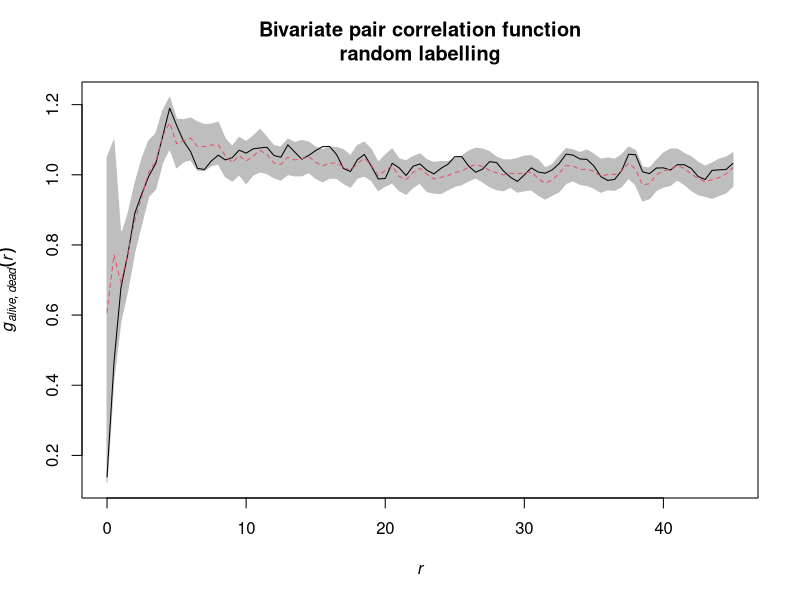
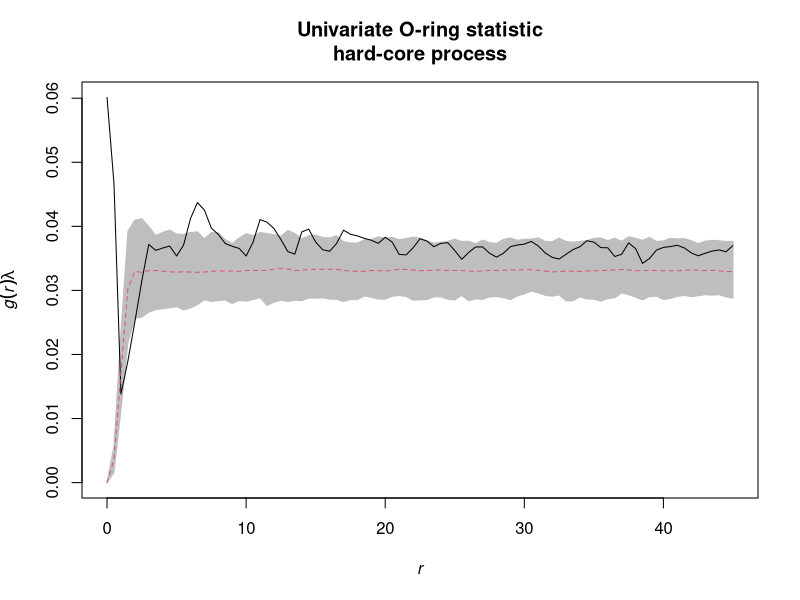
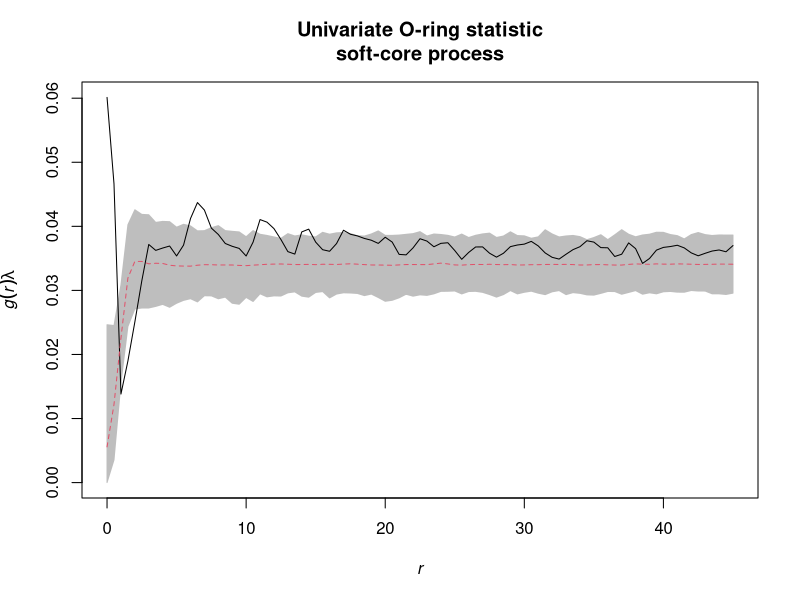
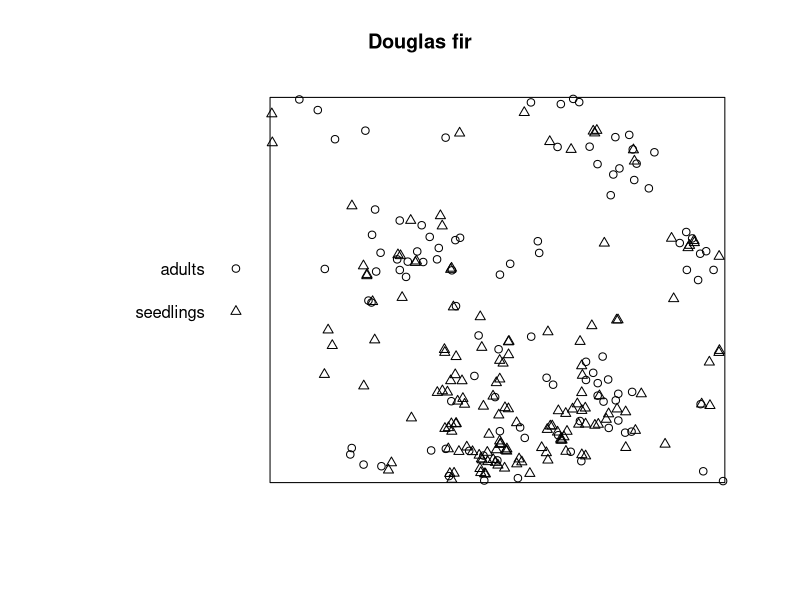
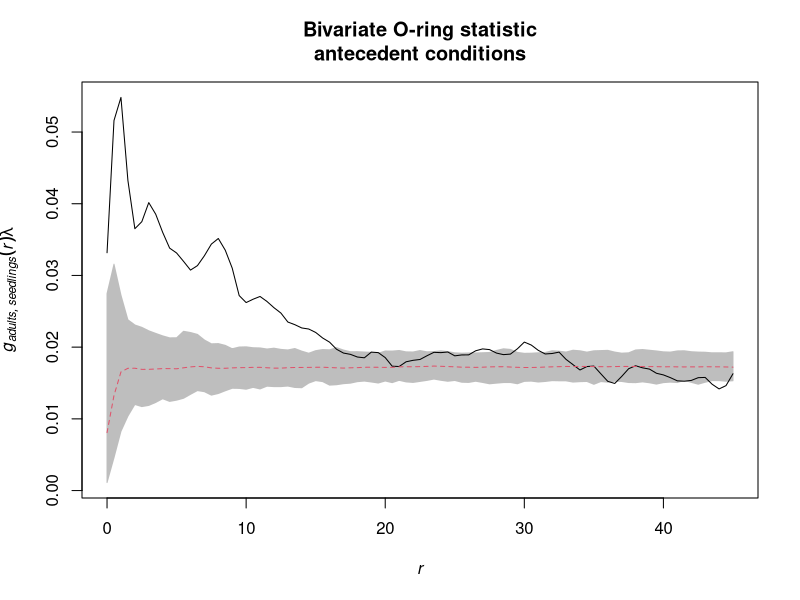
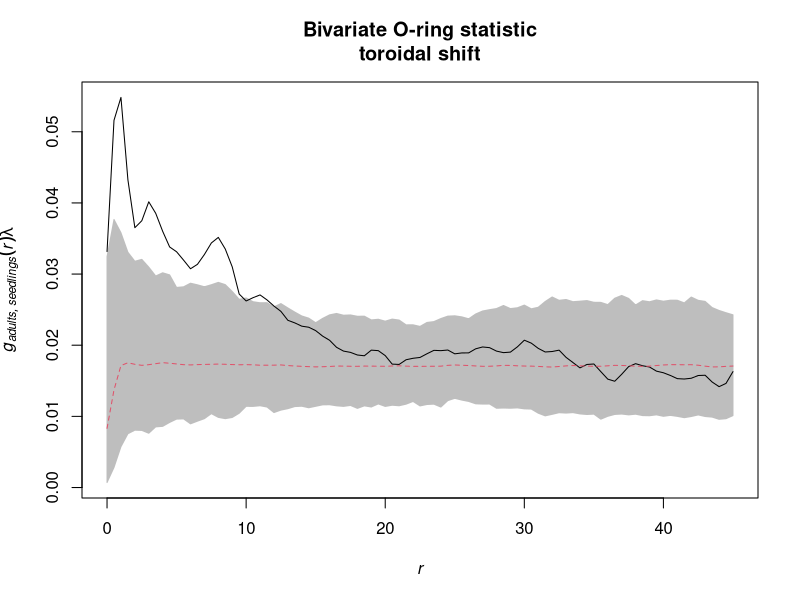

Generate these figures, in order, with R:
## ---- chunk 1
  library(spatstat)
  library(tidyverse)
## ---- chunk 2
  douglas_fir <- read_delim(file = "DouglasFir_LiveDead_OGN.txt", delim = ";")
  
  douglas_fir <- mutate(douglas_fir,
                        mark = case_when(mark == 1 ~ "alive",
                                         mark == 2 ~ "dead"),
                        mark = as.factor(mark))
  
  plot_area <- ripras(x = douglas_fir$x, y = douglas_fir$y, shape = "rectangle")
  
  douglas_fir_ppp <- as.ppp(X = douglas_fir, W = plot_area)
## ---- chunk 3
  Oest <- function(input, correction = "Ripley", r = NULL, divisor = "d", ...){
    
    p_fct <- pcf(input, correction = correction, r = r, divisor = divisor, ...)
    
    lambda <- intensity(unmark(input))
    
    eval.fv(p_fct * lambda)
  }
## ---- chunk 4
  simulation_envelope_random_labeling <- envelope(douglas_fir_ppp, 
                                                  fun = pcfcross, i = "alive", j = "dead", 
                                                  r = seq(from = 0, to = 45, by = 0.5),
                                                  divisor = "d", nsim = 199, nrank = 5,
                                                  simulate = expression(rlabel(douglas_fir_ppp)))
## ---- chunk 5
  plot(simulation_envelope_random_labeling, xlim = c(0, 45), 
       main = "Bivariate pair correlation function\nrandom labelling", legend = FALSE)
## ---- chunk 6
  alive <- subset.ppp(douglas_fir_ppp, marks == "alive", drop = T)
  
  simulated_patterns_hardcore <- rStrauss(beta = intensity(alive),
                                          R = 1, gamma = 0, 
                                          nsim = 199, W = alive$window)
## ---- chunk 7
  envelope_hardcore <- envelope(Y = alive, fun = Oest, 
                                r = seq(from = 0, to = 45, by = 0.5),
                                nsim = 199, nrank = 5,
                                simulate = simulated_patterns_hardcore)
## ---- chunk 8
  simulated_patterns_softcore <- rStrauss(beta = intensity(alive),
                                          R = 1, gamma = 0.3, 
                                          nsim = 199, W = alive$window)

  envelope_softcore <- envelope(alive, fun = Oest,
                                r = seq(from = 0, to = 45, by = 0.5),
                                nsim = 199, nrank = 5,
                                simulate = simulated_patterns_softcore)
## ---- chunk 9
  # par(mfrow=c(1,2))
  plot(envelope_hardcore, xlim = c(0,45), 
       main = "Univariate O-ring statistic\nhard-core process", legend = FALSE)
      
  plot(envelope_softcore,xlim = c(0,45), 
       main = "Univariate O-ring statistic\nsoft-core process", legend = FALSE)
  # par(mfrow=c(1,1))
## ---- chunk 10
  douglas_fir <- read_delim(file = "DouglasFir_Adult_vs_Seedling_OGN.txt", delim = ";")
  
  douglas_fir <- mutate(douglas_fir,
                        mark = case_when(mark == 1 ~ "adults",
                                         mark == 2 ~ "seedlings"),
                        mark = as.factor(mark))
  
  plot_area <- ripras(x = douglas_fir$x, y = douglas_fir$y, shape = "rectangle")
  
  douglas_fir_ppp <- as.ppp(X = douglas_fir, W = plot_area)
## ---- chunk 11
  plot(douglas_fir_ppp, main = "Douglas fir")
## ---- chunk 12
Oest_cross <- function(input,i,j, correction = "Ripley", r = NULL, divisor = "d", ...){
  
  gij <- pcfcross(input, 
                  i = i, j = j, r = r,
                  correction = correction, divisor = divisor, ...)
  
  lambda <- intensity(input)[j]
  
  eval.fv(gij * lambda)
}
## ---- chunk 13
null_model_pattern <- list()

for(i in 1:199){
  seedlings <- subset.ppp(douglas_fir_ppp, marks == "seedlings", drop = TRUE)
  
  adults <- subset.ppp(douglas_fir_ppp, marks == "adults", drop = TRUE)
  
  random_seedlings <- rpoint(n = seedlings$n,
                             win = seedlings$window)
  
  overall_pattern <- superimpose(adults = unmark(adults),
                                 seedlings = random_seedlings)
  
  null_model_pattern[i] <- list(overall_pattern)
}
## ---- chunk 14
  antecedent_conditions <- envelope(douglas_fir_ppp, fun = Oest_cross, 
                                    i = "adults", j = "seedlings",
                                    r = seq(from = 0, to = 45, by = 0.5),
                                    nsim = 199,  nrank = 5,
                                    simulate = null_model_pattern)
## ---- chunk 15
  plot(antecedent_conditions, xlim = c(0, 45),
       main = "Bivariate O-ring statistic\nantecedent conditions", legend = FALSE)
## ---- chunk 16
toroidal_shift <- envelope(douglas_fir_ppp, fun = Oest_cross, 
                           i = "adults", j = "seedlings",
                           r = seq(from = 0, to = 45, by = 0.5),
                           nsim = 199, nrank = 5,
                           simulate = expression(rshift(douglas_fir_ppp, 
                                                        which = "seedlings", edge = "torus")))
## ---- chunk 17
plot(toroidal_shift, xlim = c(0, 45), 
     main = "Bivariate O-ring statistic\ntoroidal shift",  legend = FALSE)
